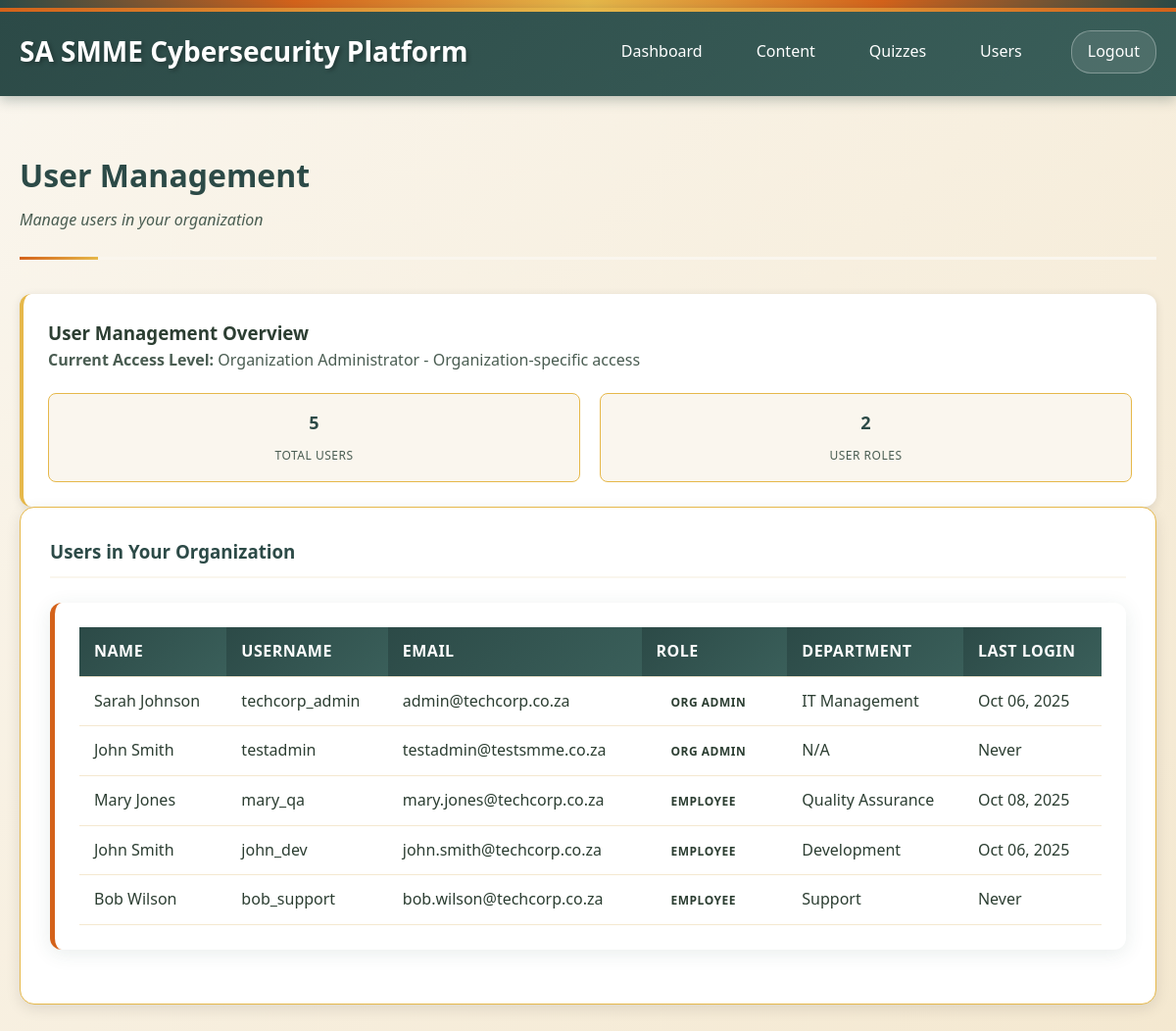
Screenshot of /user_management.php (signed in) with the database file from the repository.
### tables this page shows
CREATE TABLE users (
    id INTEGER PRIMARY KEY AUTOINCREMENT,
    organization_id INTEGER, -- NULL for system admins
    username VARCHAR(50) UNIQUE NOT NULL,
    email VARCHAR(100) UNIQUE NOT NULL,
    password_hash VARCHAR(255) NOT NULL,
    first_name VARCHAR(50) NOT NULL,
    last_name VARCHAR(50) NOT NULL,
    role_id INTEGER NOT NULL,
    employee_id VARCHAR(50), -- Organization-specific employee ID
    department VARCHAR(100),
    job_title VARCHAR(100),
    manager_id INTEGER, -- Self-referencing for org hierarchy
    phone VARCHAR(20),
    hire_date DATE,
    status_id INTEGER DEFAULT 1,
    last_login TIMESTAMP,
    is_active BOOLEAN DEFAULT 1,
    created_at TIMESTAMP DEFAULT CURRENT_TIMESTAMP,
    updated_at TIMESTAMP DEFAULT CURRENT_TIMESTAMP,
    FOREIGN KEY (organization_id) REFERENCES organizations(id),
    FOREIGN KEY (role_id) REFERENCES roles(id),
    FOREIGN KEY (manager_id) REFERENCES users(id),
    FOREIGN KEY (status_id) REFERENCES employee_statuses(id)
);

CREATE TABLE roles (
    id INTEGER PRIMARY KEY AUTOINCREMENT,
    name VARCHAR(50) UNIQUE NOT NULL,
    description TEXT,
    level INTEGER NOT NULL, -- 1=system_admin, 2=org_admin, 3=employee
    permissions TEXT, -- JSON array of permissions
    created_at TIMESTAMP DEFAULT CURRENT_TIMESTAMP
);

### src/user_management.php (the view, shortened to what this page needs)
<?php
require_once __DIR__ . '/config/db.php';
try {
    if ($_SESSION['role'] === 'system_admin') {
        $stmt = $pdo->prepare("
            SELECT u.*, r.name as role_name, o.name as organization_name
            FROM users u
            LEFT JOIN roles r ON u.role_id = r.id
            LEFT JOIN organizations o ON u.organization_id = o.id
            WHERE u.is_active = 1
            ORDER BY u.organization_id, u.role_id, u.last_name
        ");
        $stmt->execute();
        $pending_stmt = $pdo->prepare("
            SELECT u.*, r.name as role_name, o.name as organization_name, es.name as status_name
            FROM users u
            LEFT JOIN roles r ON u.role_id = r.id
            LEFT JOIN organizations o ON u.organization_id = o.id
            LEFT JOIN employee_statuses es ON u.status_id = es.id
            WHERE u.is_active = 1 AND es.name = 'pending_approval' AND r.name = 'org_admin'
            ORDER BY u.created_at DESC
        ");
        $pending_stmt->execute();
        $pending_approvals = $pending_stmt->fetchAll(PDO::FETCH_ASSOC);
    } else {
        $stmt = $pdo->prepare("
            SELECT u.*, r.name as role_name, o.name as organization_name
            FROM users u
            LEFT JOIN roles r ON u.role_id = r.id
            LEFT JOIN organizations o ON u.organization_id = o.id
            WHERE u.is_active = 1 AND u.organization_id = :org_id
            ORDER BY u.role_id, u.last_name
        ");
        $stmt->execute(['org_id' => $_SESSION['organization_id']]);
    }
    $users = $stmt->fetchAll(PDO::FETCH_ASSOC);
} catch (PDOException $e) {
    $users = [];
    $error = "Error loading users: " . $e->getMessage();
}
?>
<!DOCTYPE html>
<html lang="en">
<head>
    <link rel="stylesheet" href="assets/webdesign-style.css">
</head>
<body>
    <div class="african-border"></div>
    <div class="header">
        <div class="header-left">
            <h1>SA SMME Cybersecurity Platform</h1>
        </div>
        <div class="header-right">
            <nav class="nav-links">
                <a href="dashboard.php">Dashboard</a>
                <a href="content_list.php">Content</a>
                <a href="quiz_list.php">Quizzes</a>
                <?php if ($_SESSION['role'] === 'system_admin'): ?>
                    <a href="organization_management.php">Organizations</a>
                <?php elseif ($_SESSION['role'] === 'org_admin'): ?>
                    <a href="user_management.php">Users</a>
                <?php endif; ?>
            </nav>
            <div class="user-section">
                <a href="logout.php" class="logout-btn">Logout</a>
            </div>
        </div>
    </div>
    <div class="container">
        <div class="page-header-section">
            <div class="page-title-area">
                <h2 class="page-title">User Management</h2>
                <p class="page-subtitle">
                    <?php if ($_SESSION['role'] === 'system_admin'): ?>
                        Manage users across all organizations
                    <?php else: ?>
                        Manage users in your organization
                    <?php endif; ?>
                </p>
            </div>
        </div>
        <div class="info-card">
            <h3>User Management Overview</h3>
            <p><strong>Current Access Level:</strong>
                <?php if ($_SESSION['role'] === 'system_admin'): ?>
                    System Administrator - Full platform access
                <?php else: ?>
                    Organization Administrator - Organization-specific access
                <?php endif; ?>
            </p>
            <div class="program-highlights">
                <div class="highlight-item">
                    <strong><?php echo count($users); ?></strong>
                    <span>Total Users</span>
                </div>
                <div class="highlight-item">
                    <strong><?php echo count(array_unique(array_column($users, 'role_name'))); ?></strong>
                    <span>User Roles</span>
                </div>
            </div>
        </div>
        <div class="form-card">
            <h3 style="margin-bottom: 25px; color: var(--primary-dark); border-bottom: 2px solid var(--light-cream); padding-bottom: 10px;">
                <?php if ($_SESSION['role'] === 'system_admin'): ?>
                    All Platform Users
                <?php else: ?>
                    Users in Your Organization
                <?php endif; ?>
            </h3>
            <?php if (empty($users)): ?>
                <div class="info-card" style="text-align: center; padding: 40px;">
                    <h3>No users found</h3>
                    <p>There are currently no active users to display.</p>
                </div>
            <?php else: ?>
                <div class="users-table">
                    <table>
                        <thead>
                            <tr>
                                <th>Name</th>
                                <th>Username</th>
                                <th>Email</th>
                                <th>Role</th>
                                <th>Department</th>
                                <th>Last Login</th>
                            </tr>
                        </thead>
                        <tbody>
                            <?php foreach ($users as $user): ?>
                                <tr>
                                    <td><?php echo htmlspecialchars($user['first_name'] . ' ' . $user['last_name']); ?></td>
                                    <td><?php echo htmlspecialchars($user['username']); ?></td>
                                    <td><?php echo htmlspecialchars($user['email']); ?></td>
                                    <td>
                                        <span class="role-badge role-<?php echo $user['role_name']; ?>">
                                            <?php echo ucwords(str_replace('_', ' ', $user['role_name'])); ?>
                                        </span>
                                    </td>
                                    <td><?php echo htmlspecialchars($user['department'] ?? 'N/A'); ?></td>
                                    <td><?php echo $user['last_login'] ? date('M d, Y', strtotime($user['last_login'])) : 'Never'; ?></td>
                                </tr>
                            <?php endforeach; ?>
                        </tbody>
                    </table>
                </div>
            <?php endif; ?>
        </div>
    </div>
</body>
</html>

### rows the page displays
users: first_name+last_name "Sarah Johnson", username "techcorp_admin", email "admin@techcorp.co.za", role.name "ORG ADMIN", department "IT Management", last_login "Oct 06, 2025"
users: first_name+last_name "John Smith", username "testadmin", email "testadmin@testsmme.co.za", role.name "ORG ADMIN", department "N/A", shows "Never"
users: first_name+last_name "Mary Jones", username "mary_qa", email "mary.jones@techcorp.co.za", role.name "EMPLOYEE", department "Quality Assurance", last_login "Oct 08, 2025"
users: first_name+last_name "John Smith", username "john_dev", email "john.smith@techcorp.co.za", role.name "EMPLOYEE", department "Development", last_login "Oct 06, 2025"
users: first_name+last_name "Bob Wilson", username "bob_support", email "bob.wilson@techcorp.co.za", role.name "EMPLOYEE", department "Support", shows "Never"

### other values shown
count($users) "5"
count(array_unique(array_column($users, 'role_name'))) "2"
